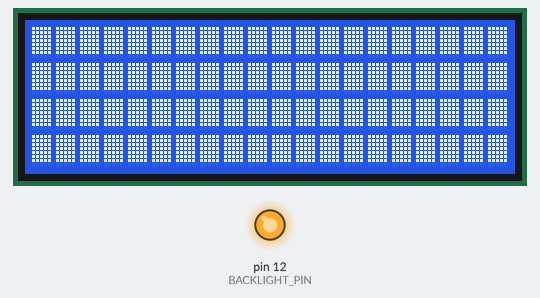
This sketch was run on a simulated Arduino Uno, built with avr-gcc and run on an emulated ATmega328P. Parts: 20×4 character LCD, output pins drawn as LEDs (lit = HIGH). What the sketch prints to the serial monitor is not drawn.

Above: at 0.2 s.
At 11.8 s:
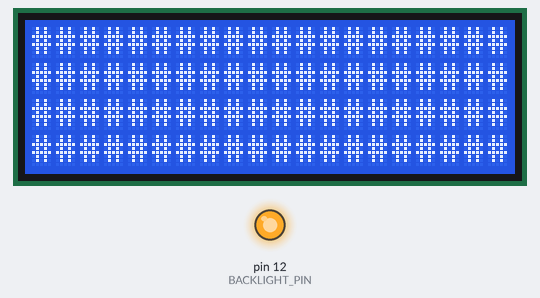

Measured:
- what the display in image 1 shows lasts 5.6 s, from 11.8 s to 17.4 s

The sketch:

performanceLCD.ino
```cpp
// (licence header left out)
#include <Wire.h>

#define _LCD_I2C_

#ifdef _LCD_I2C_
#include <LiquidCrystal_I2C.h>
#endif

#ifdef _LCD_4BIT_
#include <LiquidCrystal.h>
#endif

#ifdef _LCD_SR_
#include <LiquidCrystal_SR.h>
#endif

#ifdef _LCD_SR3W_
#include <LiquidCrystal_SR3W.h>
#endif

#ifdef _LCD_SR1_
#include <LiquidCrystal_SR1.h>
#endif

// C runtime variables
// -------------------
#ifdef __AVR__
extern unsigned int __bss_end;
extern unsigned int __heap_start;
extern void *__brkval;
#endif

// Constants and definitions
// -------------------------
// Definitions for compatibility with Arduino SDK prior to version 1.0
#ifndef F
#define F(str) str
#endif

/*!
 @defined    NUM_BENCHMARKS
 @abstract   Number of benchmarks in the project.
 */
#define NUM_BENCHMARKS 4

/*!
 @defined    ITERATIONS
 @abstract   Number of benchmarks iterations to perform.
 */
#define ITERATIONS    10

/*!
 @defined    LCD_ROWS
 @abstract   LCD rows
 @discussion Defines the number of rows that the LCD has, normal LCD ranges are (1, 2, 4).
 */
#define LCD_ROWS        4

/*!
 @defined    LCD_COLUMNS
 @abstract   LCD available columns
 @discussion Defines the number of colums that the LCD has, normal LCD ranges are (8, 16, 20).
 */
#define LCD_COLUMNS    20

/*!
 @const      Pin constant definitions
 @abstract   Define several constants required to manage the LCD backlight and contrast
 */
#ifdef _LCD_I2C_
const int   BACKLIGHT_PIN  = 12;
const int   CONTRAST_PIN  = 0; // none
const int   CONTRAST      = 0; // none
#endif

#ifdef _LCD_4BIT_
const int    CONTRAST_PIN  = 9;
const int    BACKLIGHT_PIN = 7;
const int    CONTRAST      = 120;
#endif

#ifdef _LCD_SR_
const int    CONTRAST_PIN  = 0; // not connected
const int    BACKLIGHT_PIN = 0; // none
const int    CONTRAST      = 0;
#endif

#ifdef _LCD_SR1_
const int    CONTRAST_PIN  = 0; // not connected
const int    BACKLIGHT_PIN = 0; // none
const int    CONTRAST      = 0;
#endif

#ifdef _LCD_SR3W_
const int    CONTRAST_PIN  = 0; // none
const int    BACKLIGHT_PIN = 5;
const int    CONTRAST      = 0;
#endif

/*!
 @const      charBitmap
 @abstract   Define Character bitmap for the bargraph.
 @discussion Defines a character bitmap to represent a bargraph on a text
 display. The bitmap goes from a blank character to full black.
 */
const uint8_t charBitmap[][8] = {
   { 0x0, 0x0, 0x0, 0x0, 0x0, 0x0, 0x0, 0x0 },
   { 0x10, 0x10, 0x10, 0x10, 0x10, 0x10, 0x10, 0x0 },
   { 0x18, 0x18, 0x18, 0x18, 0x18, 0x18, 0x18, 0x0 },
   { 0x1C, 0x1C, 0x1C, 0x1C, 0x1C, 0x1C, 0x1C, 0x0 },
   { 0x1E, 0x1E, 0x1E, 0x1E, 0x1E, 0x1E, 0x1E, 0x0 },
   { 0x1F, 0x1F, 0x1F, 0x1F, 0x1F, 0x1F, 0x1F, 0x0 }
};

/*!
 @typedef    t_benchmarkOp
 @abstract   Function pointer associated to each benchmark.
 */
typedef long (*t_benchmarkOp)( uint8_t );

/*!
 @typedef    t_timeBenchMarks
 @abstract   Structure to store results of the execution time of the benchmark.
 @field      benchmark: function pointer of the benchmark to be executed.
 */
typedef struct
{
   t_benchmarkOp   benchmark; /**< Function pointer associated to the benchmark */
   long            benchTime; /**< execution time for benchmark 1 in useconds */
   uint16_t        numWrites; /**< Number of write cycles of the benchmark    */
} t_benchMarks;


// Main LCD objects
// ----------------
#ifdef _LCD_I2C_
// LiquidCrystal_I2C lcd(0x38);  // set the LCD address to 0x20 for a 16 chars and 2 line display//
LiquidCrystal_I2C lcd(0x27, 2, 1, 0, 4, 5, 6, 7, 3, POSITIVE);
#endif

#ifdef _LCD_4BIT_
LiquidCrystal lcd(12, 11, 5, 4, 3, 2);
#endif

#ifdef _LCD_SR_
LiquidCrystal_SR lcd(8,7,TWO_WIRE);
#endif

#ifdef _LCD_SR1_
LiquidCrystal_SR1 lcd(2);
#endif

#ifdef _LCD_SR3W_
LiquidCrystal_SR3W lcd(3, 2, 4);
#endif

// benchMarks definitions
// ----------------------
extern long benchmark1 ( uint8_t );
extern long benchmark2 ( uint8_t );
extern long benchmark3 ( uint8_t );
extern long benchmark4 ( uint8_t );

//! @brief benchmark structure that will be initialised and
static t_benchMarks myBenchMarks[NUM_BENCHMARKS] =
{
   { benchmark1, 0, (LCD_ROWS * LCD_COLUMNS) + 2 },
   { benchmark2, 0, LCD_ROWS * LCD_COLUMNS * 6 * 2 },
   { benchmark3, 0, 40 + 2 },
   { benchmark4, 0, 40 + 2 }
};

// Static methods
// --------------
/*!
 @function   freeMemory
 @abstract   Return available RAM memory
 @discussion This routine returns the ammount of RAM memory available after
 initialising the C runtime.
 @param
 @return     Free RAM available, -1 for non AVR microcontrollers
 */
static int freeMemory ( void )
{
#ifdef __AVR__
   int free_memory;

   if((int)__brkval == 0)
   free_memory = ((int)&free_memory) - ((int)&__bss_end);
   else
   free_memory = ((int)&free_memory) - ((int)__brkval);

   return free_memory;
#else
   return -1;
#endif

}

/*!
 @function   LCDSetup
 @abstract   Initialise LCD associated pins and initialise the LCD object
 with its geometry.
 @discussion Initialise the LCD object and make it ready for operation by
 setting up the LCD geometry, i.e. LCD character size. Initialise
 and configure all associated control pins such as backlight and
 contras pin if necessary.

 @param[in]  charBitmapSize: contrasts pin associated to the contrast (should be an
 analog pin). 0 if contrast pin is not required.
 @param[in]  backlight: backlight pin associated to the LCD backlight.
 @param[in]  cols: number of LCD columns normal values (1, 2, 4)
 @param[in]  rows: number of LCD rows normal values (8, 16, 20)
 */
static void LCDSetup ( uint8_t contrasPin, uint8_t backlight, uint8_t cols, uint8_t rows )
{
   // If our setup uses a PWM to control the backlight, configure it
   // --------------------------------------------------------------
   if ( contrasPin != 0 )
   {
      pinMode ( contrasPin, OUTPUT );
      analogWrite ( contrasPin, CONTRAST );
   }
   // Setup backlight pin
   if ( backlight != 0 ){
     pinMode(backlight, OUTPUT);
     digitalWrite(backlight, HIGH);
   }

   lcd.begin ( cols, rows );
   lcd.clear ( );
}


/*!
 @function   LCDLoadCharacters
 @abstract   Loads onto the LCD the character set for the benchmark.
 @discussion Loads onto the LCD the character set that will be used throughout
 the benchmark.

 @param[in]  charBitmapSize: number of characters to load to the LCD.
 */
static void LCDLoadCharacters ( int numChars )
{
   // Load custom character set into CGRAM
   for ( int i = 0; i < numChars; i++ )
   {
      lcd.createChar ( i, (uint8_t *)charBitmap[i] );
   }
}


// Benchmarks
// ----------
/*!
 @function   benchmark1
 @abstract   writes to the LCD a full set of characters loaded on the LCD
             memory.
 @discussion Writes to all the positions of the LCD a fixed pattern from
             memory. For every line it writes, it positions the cursor.
             The number of writen LCD accesses is: LCD_ROW * LCD_COLUMS + 2.
             It returns the cumulative time used by all the iterations.

 @param[in]  iterations: number of iterations the benchmark is executed before
             returning the time taken by all iterations.
 @return     The time take to execute iterations number of benchmarks.
 */
long benchmark1 ( uint8_t iterations )
{
   unsigned long time, totalTime = 0;
   int i, j;

   while ( iterations > 0 )
   {
      // Clear the LCD
      lcd.clear ( );

      time = micros ();
      for ( i = 0; i < LCD_ROWS; i++ )
      {
         lcd.setCursor ( 0, i );
         for ( j = 0; j < LCD_COLUMNS; j++ )
         {
            lcd.print (char(5));
         }
      }
      totalTime += ( micros() - time );
      delay ( 200 ); // it doesn't keep up with the LCD refresh rate.
      iterations--;
   }
   return ( totalTime );
}

/*!
 @function   benchmark2
 @abstract   writes to the LCD a full set of characters loaded on the LCD
             memory one line pixel at the time
 @discussion Writes to all the positions of the LCD a fixed pattern from
             memory each patern take 6 write operations to the LCD. For every
             character it writes it sets the cursor possition.
             The number of writen LCD accesses is: LCD_ROW * LCD_COLUMS * 6.
             It returns the cumulative time used by all the iterations.

 @param[in]  iterations: number of iterations the benchmark is executed before
             returning the time taken by all iterations.
 @return     The time take to execute iterations number of benchmarks.
 */
long benchmark2 ( uint8_t iterations )
{
   unsigned long time, totalTime = 0;
   int i, j, k;

   while ( iterations > 0 )
   {
      // Clear the LCD
      lcd.clear ( );

      time = micros ();

      for ( i = 0; i < LCD_ROWS; i++ )
      {
         for ( j = 0; j < LCD_COLUMNS; j++ )
         {
            for ( k = 0; k <= 5; k++ )
            {
               lcd.setCursor ( j, i );
               lcd.print (char(k));
            }
         }
      }
      totalTime += ( micros() - time );
      iterations--;
   }
   return ( totalTime );
}

/*!
 @function   benchmark3
 @abstract   writes to the LCD a full set of characters from memory.
 @discussion Writes to all the positions of the LCD a fixed pattern from
             RAM. For every line it writes, it positions the cursor.
             The number of writen LCD accesses is: LCD_ROW * LCD_COLUMS + 2.
             It returns the cumulative time used by all the iterations.

 @param[in]  iterations: number of iterations the benchmark is executed before
             returning the time taken by all iterations.
 @return     The time take to execute iterations number of benchmarks.
 */
long benchmark3 ( uint8_t iterations )
{
   unsigned long time, totalTime = 0;
   int i;

   while ( iterations > 0 )
   {
      // Clear the LCD
      lcd.clear ( );

      time = micros ();
      for ( i = 0; i < LCD_ROWS; i++ )
      {
         lcd.setCursor ( 0, i );
         lcd.print ( "####################" );
      }
      totalTime += ( micros() - time );
      delay ( 200 ); // it doesn't keep up with the LCD refresh rate.
      iterations--;
   }
   return ( totalTime );
}

/*!
 @function   benchmark4
 @abstract   writes to the LCD a full set of characters from memory.
 @discussion Writes to all the positions of the LCD a fixed pattern from
             flash. For every line it writes, it positions the cursor.
             The number of writen LCD accesses is: LCD_ROW * LCD_COLUMS + 2.
             It returns the cumulative time used by all the iterations.

 @param[in]  iterations: number of iterations the benchmark is executed before
             returning the time taken by all iterations.
 @return     The time take to execute iterations number of benchmarks.
 */
long benchmark4 ( uint8_t iterations )
{
   unsigned long time, totalTime = 0;
   int i;

   while ( iterations > 0 )
   {
      // Clear the LCD
      lcd.clear ( );

      time = micros ();
      for ( i = 0; i < LCD_ROWS; i++ )
      {
         lcd.setCursor ( 0, i );
         lcd.print ( F("####################") );
      }
      totalTime += ( micros() - time );
      delay ( 200 ); // it doesn't keep up with the LCD refresh rate.
      iterations--;
   }
   return ( totalTime );
}

// Main system setup
// -----------------
void setup ()
{
   Serial.begin ( 57600 );
#ifdef __AVR__
   Serial.print ( F("Free mem: ") );
   Serial.println ( freeMemory () );
#endif

   // Initialise the LCD
   LCDSetup ( CONTRAST_PIN, BACKLIGHT_PIN, LCD_COLUMNS, LCD_ROWS );
   LCDLoadCharacters ( (sizeof(charBitmap ) / sizeof (charBitmap[0])) );
}


// Main system loop
// ----------------
void loop ()
{
   int i;

   lcd.setCursor ( 0, 0 );
   lcd.clear ( );

   // Run benchmark
   for ( i = 0; i < NUM_BENCHMARKS; i++ )
   {
      myBenchMarks[i].benchTime =
         (myBenchMarks[i].benchmark (ITERATIONS))/ITERATIONS;
         Serial.println (i);
   }

   float fAllWrites=0.0;

   for ( i = 0; i < NUM_BENCHMARKS; i++ )
   {
      Serial.print ( F("benchmark") );
      Serial.print ( i );
      Serial.print ( F(": ") );
      Serial.print ( myBenchMarks[i].benchTime );
      Serial.print ( F(" us - ") );
      Serial.print ( F(" write: ") );
      Serial.print ( myBenchMarks[i].benchTime / (float)myBenchMarks[i].numWrites );
      Serial.println ( F(" us") );
      fAllWrites += myBenchMarks[i].benchTime / (float)myBenchMarks[i].numWrites;
   }
   Serial.print( F("avg. write: ") );
   Serial.println( fAllWrites / (float)NUM_BENCHMARKS );
 }
```
